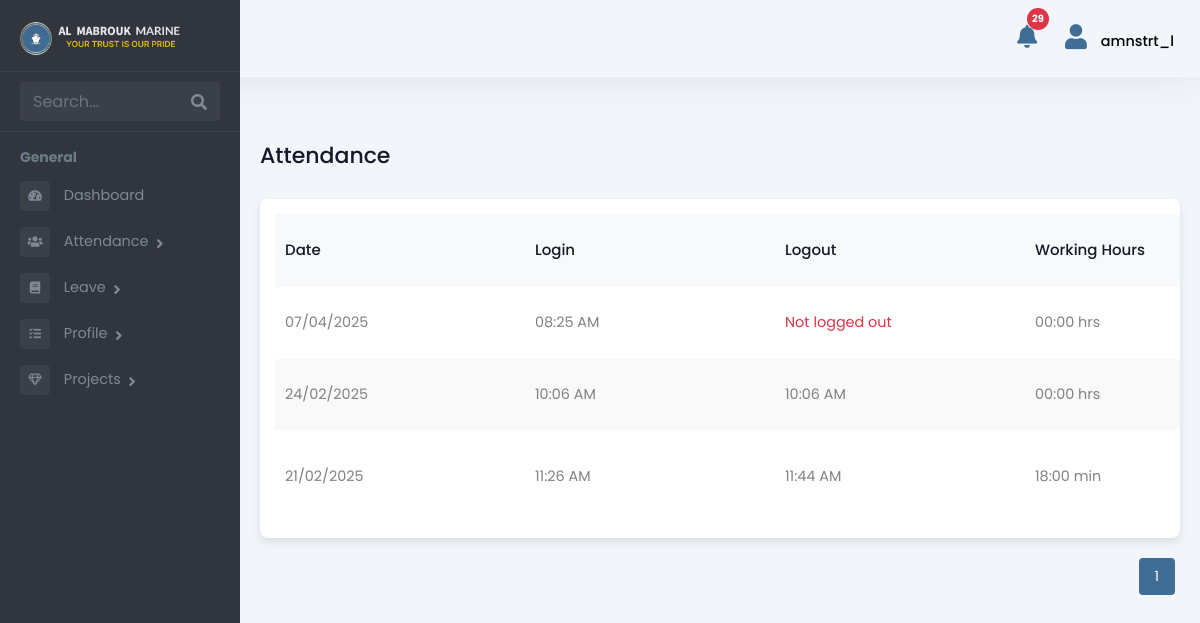
Page /employee/attendance-list/ (signed in) on the earlier database version.
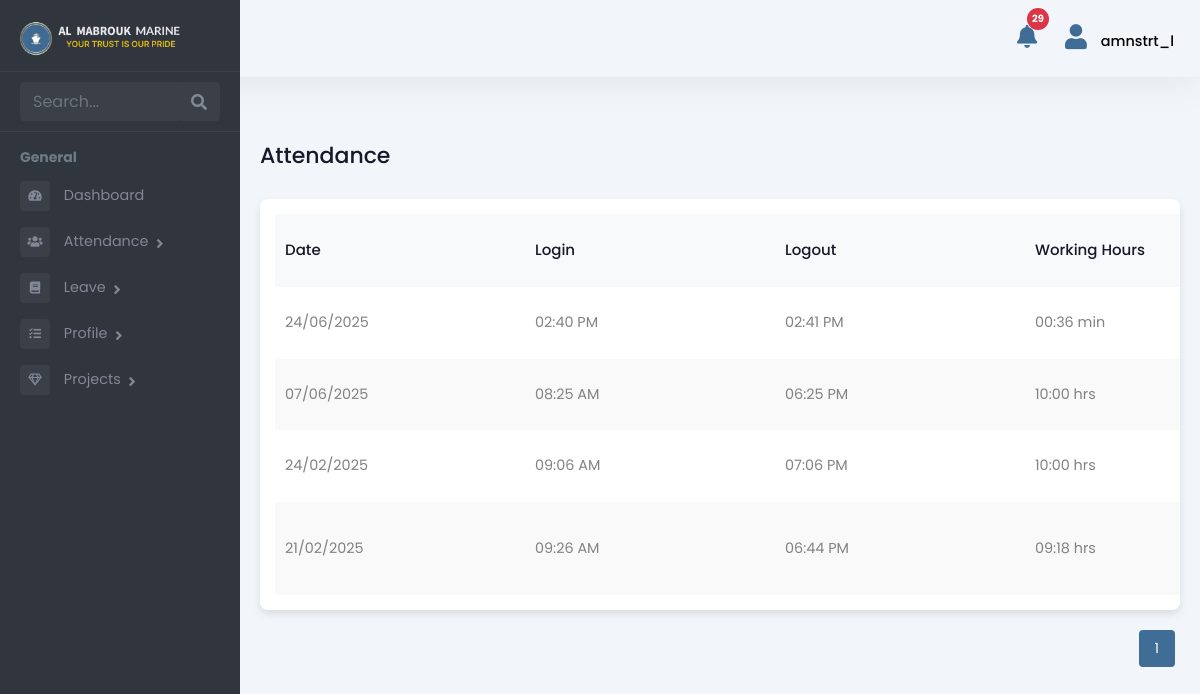
Same page on the later database version.
### Admin/models.py (models this page shows, shortened)
class Attendance(models.Model):
    LOCATION_CHOICES = [
        ('DMC', 'DMC Warehouse'),
        ('DMC_PRT', 'DMC Port'),
        ('FUJ', 'FUJ'),
        ('KFK', 'KFK'),
        ('ABU', 'Abu Dhabi'),
        ('BDO', 'Bur Dubai Office'),
        ('SHJ_KP', 'Sharjah Khalid Port'),
        ('SHJ_HP', 'Sharjah Hamriya Port'),
        ('AJM_PRT', 'Ajman Port'),
        ('ABU_KP', 'Abu Dhabi Khalifa Port'),
        ('ABU_MP', 'Abu Dhabi Mussafah Port'),
        ('RAK_JZP', 'RAK Al Jazeera Port'),
        ('RAK_MCP', 'RAK Maritime City'),
        ('RAK_SRP', 'RAK Steven Rock Port'),
        ('DXB_DMC', 'Dubai Maritime City Port'),
        ('DXB_PR', 'Port Rashid'),
        ('DXB_HP', 'Dubai Hamriya Port'),
        ('DXB_MHJ', 'Dubai Marina Harbor Jumeirah'),
        ('DXB_AJD', 'Al Jadaf Port Dubai'),
        ('OVERSEAS', 'Overseas'),
    ]
    STATUS_CHOICES = [
        ('PENDING', 'Pending'),
        ('APPROVED', 'Approved'),
        ('REJECTED', 'Rejected'),
    ]
    ATTENDANCE_STATUS = [
        ('PRESENT', 'Present'),
        ('WORK FROM HOME', 'Work from Home'),
    ]
    employee = models.ForeignKey(
        Employee, related_name='attendance_set', on_delete=models.CASCADE
    )
    project = models.ForeignKey(
        'Project', on_delete=models.SET_NULL, null=True, blank=True, related_name='attendance_set'
    )  # New field added
    login_time = models.DateTimeField(null=True, blank=True)
    log_out_time = models.DateTimeField(null=True, blank=True)
    total_hours_of_work = models.DecimalField(max_digits=10, decimal_places=2, null=True, blank=True)
    location = models.CharField(max_length=20, choices=LOCATION_CHOICES, null=True, blank=True)
    attendance_status = models.CharField(max_length=20, choices=ATTENDANCE_STATUS, null=True, blank=True)
    status = models.CharField(max_length=10, choices=STATUS_CHOICES, default='PENDING')
    rejection_reason = models.TextField(null=True, blank=True)
    rejected_by = models.ForeignKey(User, on_delete=models.SET_NULL, null=True, blank=True, related_name='rejected_attendance')
    travel_in_time = models.DateTimeField(null=True, blank=True)
    travel_out_time = models.DateTimeField(null=True, blank=True)
    total_travel_time = models.DecimalField(max_digits=10, decimal_places=2, null=True, blank=True)

### employee_data/views.py (the view)
# urls.py: path('attendance-list/', views.attendance_list, name='attendance_list_view'),
@login_required
def attendance_list(request):
    employee = get_object_or_404(Employee, user=request.user)
    attendance_records = Attendance.objects.filter(employee=employee).order_by('-login_time')
    paginator = Paginator(attendance_records, 10)  # Show 10 records per page
    page_number = request.GET.get('page')
    page_obj = paginator.get_page(page_number)
    context = {
        "role": "Engineer",
        'attendance_records': page_obj,  # Use `page_obj` instead of `attendance_records`
    }
    return render(request, 'employee/attendance_list.html', context)

### Admin/templatetags/custom_filters.py (called while the page is built)
@register.filter
def format_work_duration(decimal_hours):
    if decimal_hours is None:
        return "00:00"
    try:
        total_seconds = int(float(decimal_hours) * 3600)
        if total_seconds < 3600:
            minutes = total_seconds // 60
            seconds = total_seconds % 60
            return f"{minutes:02d}:{seconds:02d} min"
        else:
            hours = total_seconds // 3600
            minutes = (total_seconds % 3600) // 60
            return f"{hours:02d}:{minutes:02d} hrs"
    except (ValueError, TypeError):
        return "00:00"

### templates/employee/attendance_list.html (shortened to what this page needs)
{% extends 'employee/employeebase.html' %}
{% load custom_filters %}
{% load static %}
{% block content %}
<div class="emply-list-wraper">
    <div class="pg-title">
        <h1>Attendance</h1>
    </div>
    <div class="widget-box table-wdgt">
        <table id="employeeTable">
            <thead>
                <tr>
                    <th>Date</th>
                    <th>Login</th>
                    <th>Logout</th>
                    <th>Working Hours</th>
                </tr>
            </thead>
            <tbody>
                {% for record in attendance_records %}
                <tr>
                    <td>{{ record.login_time|date:"d/m/Y" }}</td>
                    <td>{{ record.login_time|time:"h:i A" }}</td>
                    <td>
                        {% if record.log_out_time %}
                        {{ record.log_out_time|time:"h:i A" }}
                        {% else %}
                        <span class="text-danger">Not logged out</span>
                        {% endif %}
                    </td>
                    <td>
                        {% if record.total_hours_of_work %}
                        {{ record.total_hours_of_work|format_work_duration }}
                        {% else %}
                        00:00 hrs
                        {% endif %}
                    </td>
                </tr>
                {% empty %}
                <tr>
                    <td colspan="5" class="text-center">No attendance records found.</td>
                </tr>
                {% endfor %}
            </tbody>
        </table>
    </div>
    <div class="pagination" id="pagination">
    {% with current=attendance_records.number %}
        {% for num in attendance_records.paginator.page_range %}
            {% if num >= current|add:"-1" and num <= current|add:"1" %}
                {% if num == current %}
                    <button class="active">{{ num }}</button>
                {% else %}
                    <a href="?page={{ num }}">
                        <button>{{ num }}</button>
                    </a>
                {% endif %}
            {% endif %}
        {% endfor %}
    {% endwith %}
</div>
</div>
{% endblock %}

### templates/employee/employeebase.html (shortened to what this page needs)
{% load static %}
<!DOCTYPE html>
<html lang="en">
  <head>
    <link
      rel="stylesheet"
      href="{% static 'assets/vendor/bootstrap/css/bootstrap.min.css' %}"
    />
    <link
      href="https://use.fontawesome.com/releases/v5.0.6/css/all.css"
      rel="stylesheet"
    />
    <link rel="stylesheet" href="{% static 'assets/styles.css' %}" />
    <link rel="stylesheet" href="{% static 'assets/css/style.css' %}" />
  <link href="https://cdn.jsdelivr.net/npm/select2@4.0.13/dist/css/select2.min.css" rel="stylesheet" />
  </head>
  <body>
    <header>
      <div class="hdr-notification">
        <a href="#" id="open-notification-popup-employee">
            <button type="button" class="btn btn-primary position-relative">
                <i class="fas fa-bell"></i>
                <span id="notification-count-employee" class="position-absolute top-0 start-100 translate-middle badge rounded-pill bg-danger">
                </span>
            </button>
        </a>
    </div>
      <div class="hdr-user">
        <div class="dropdown">
          <button
            class="btndropdown-toggle"
            type="button"
            id="dropdownMenuButton1"
            data-bs-toggle="dropdown"
            aria-expanded="false"
          >
            {% if request.user.employee_profile.profile_picture %}
            <img
              src="{{ request.user.employee_profile.profile_picture.url }}"
              alt="Profile Picture"
              class="rounded-circle"
              style="width: 30px; height: 30px; object-fit: cover"
            />
            {% else %}
            <i class="fas fa-user"></i>
            {% endif %}
            <span
              >{{ request.user.first_name }}_{{ request.user.last_name }}</span
            >
          </button>
        </div>
      </div>
    </header>
    <div class="page-wrapper chiller-theme toggled" id="content">
      <nav id="sidebar" class="sidebar-wrapper sidebar">
        <div class="sidebar-content">
          <div class="sidebar-brand">
            <a href="{% url 'employee_dashboard' %}"><img src="{% static 'assets/images/almabrouk-logo.webp' %}"
              alt="Almabrouk Marine Logo" /></a>
          </div>
          <div class="sidebar-search">
            <div>
              <div class="input-group">
                <input
                  type="text"
                  class="form-control search-menu"
                  placeholder="Search..."
                />
                <div class="input-group-append">
                  <span class="input-group-text">
                    <i class="fa fa-search" aria-hidden="true"></i>
                  </span>
                </div>
              </div>
            </div>
          </div>
          <div class="sidebar-menu">
            <ul>
              <li class="header-menu">
                <span>General</span>
              </li>
              <li>
                <a href="{% url 'employee_dashboard' %}">
                  <i class="fa fa-tachometer-alt"></i>
                  <span>Dashboard</span>
                </a>
              </li>
              <li class="sidebar-dropdown">
                <a href="{% url 'attendance_list_view' %}">
                  <i class="fas fa-users"></i>
                  <span>Attendance</span>
                </a>
              </li>
              <li class="sidebar-dropdown">
                <a href="{% url 'my_leave' %}">
                  <i class="fa fa-book"></i>
                  <span>Leave</span>
                </a>
              </li>
              <li class="sidebar-dropdown">
                <a href="{% url 'profile_view' %}">
                  <i class="fas fa-tasks"></i>
                  <span>Profile</span>
                </a>
              </li>
              <li class="sidebar-dropdown">
                <a href="#">
                  <i class="far fa-gem"></i>
                  <span>Projects</span>
                </a>
              </li>
            </ul>
          </div>
        </div>
      </nav>
      {% block content %} {% endblock %}
    </div>
  </body>
</html>

Differences in the rows shown:
added Attendance: login_time "24/06/2025", login_time "02:40 PM", log_out_time "02:41 PM", total_hours_of_work "00:36 min"
changed Attendance "08:25 AM": login_time "07/04/2025" → "07/06/2025"; log_out_time (not shown) → "06:25 PM"; total_hours_of_work (not shown) → "10:00 hrs"; no longer shows "Not logged out"; no longer shows "00:00 hrs"
changed Attendance (number 3 of 4 on the later page): login_time "10:06 AM" → "09:06 AM"; log_out_time "10:06 AM" → "07:06 PM"; total_hours_of_work (not shown) → "10:00 hrs"; no longer shows "00:00 hrs"
changed Attendance: login_time "11:26 AM" → "09:26 AM"; log_out_time "11:44 AM" → "06:44 PM"; total_hours_of_work "18:00 min" → "09:18 hrs"
